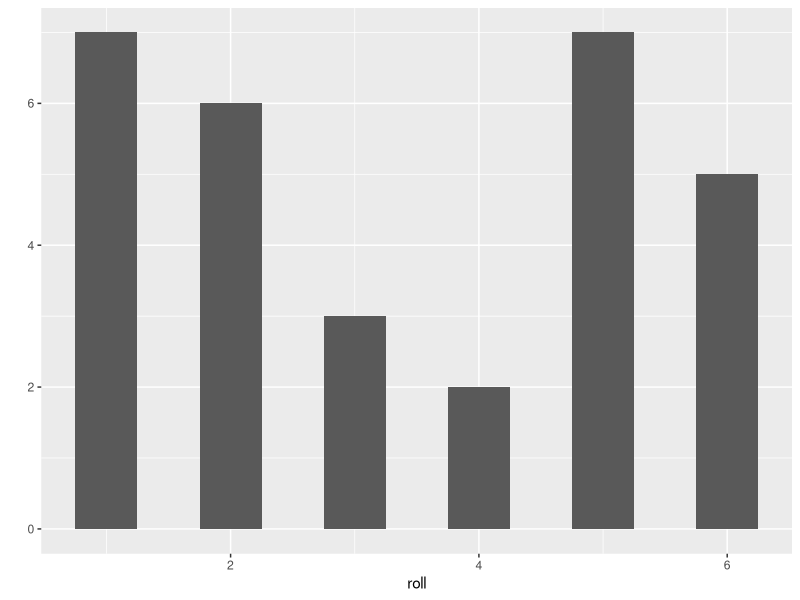

This chart was generated by the following R code:
## ---- chunk 1
knitr::opts_chunk$set(echo = TRUE)
options(digits = 3)
library("ggplot2")
library("readr")
set.seed(1)
die <- 1:6
roll <- sample(die, size = 30, replace = TRUE)
roll2 <- sample(die, size = 100, replace = TRUE)
## ---- chunk 2
read.csv("PP2outcomes.csv", header = TRUE, strip.white = TRUE, fill = FALSE, nrow = 7)[,1:2]
## ---- chunk 3
roll
qplot(roll, binwidth = 0.5)
